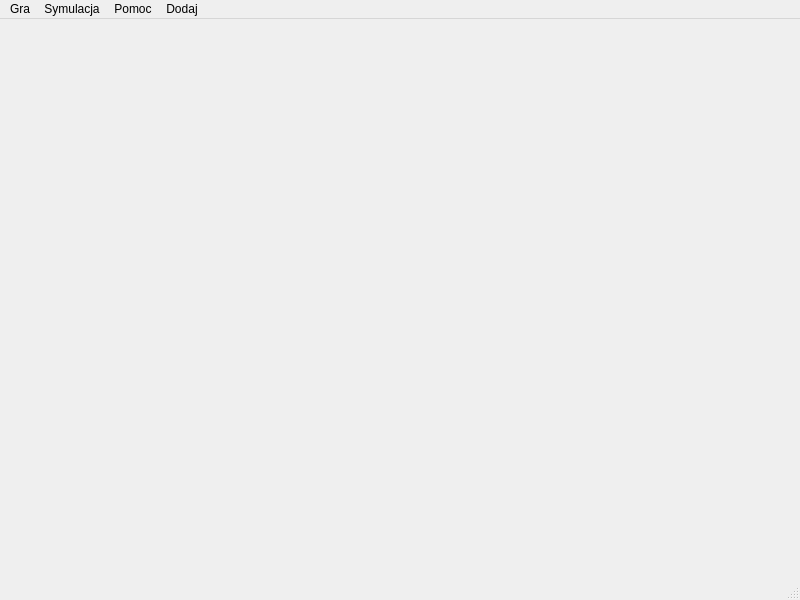
<?xml version="1.0" encoding="UTF-8"?>
<ui version="4.0">
 <class>oknoGry</class>
 <widget class="QMainWindow" name="oknoGry">
  <property name="geometry">
   <rect>
    <x>0</x>
    <y>0</y>
    <width>800</width>
    <height>600</height>
   </rect>
  </property>
  <property name="windowTitle">
   <string>MainWindow</string>
  </property>
  <widget class="QWidget" name="centralwidget"/>
  <widget class="QMenuBar" name="menubar">
   <property name="geometry">
    <rect>
     <x>0</x>
     <y>0</y>
     <width>800</width>
     <height>22</height>
    </rect>
   </property>
   <widget class="QMenu" name="menuGra">
    <property name="title">
     <string>Gra</string>
    </property>
   </widget>
   <widget class="QMenu" name="menuPomoc">
    <property name="title">
     <string>Pomoc</string>
    </property>
   </widget>
   <widget class="QMenu" name="menuSymulacja">
    <property name="title">
     <string>Symulacja</string>
    </property>
    <addaction name="actionStart"/>
    <addaction name="actionStop"/>
   </widget>
   <widget class="QMenu" name="menuDodaj">
    <property name="title">
     <string>Dodaj</string>
    </property>
   </widget>
   <addaction name="menuGra"/>
   <addaction name="menuSymulacja"/>
   <addaction name="menuPomoc"/>
   <addaction name="menuDodaj"/>
  </widget>
  <widget class="QStatusBar" name="statusbar"/>
  <action name="actionStart">
   <property name="text">
    <string>Start</string>
   </property>
  </action>
  <action name="actionStop">
   <property name="text">
    <string>Stop</string>
   </property>
  </action>
 </widget>
 <resources/>
 <connections/>
</ui>
